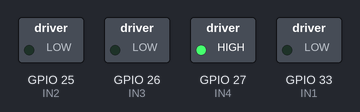
Bench run of a program on a simulated ESP32. On the bench: switched loads named in the program (green lamp = pin HIGH).

Above: at 0.1 s.
Timing chart, 0 to 1.6 s (numbered marks = the images above):
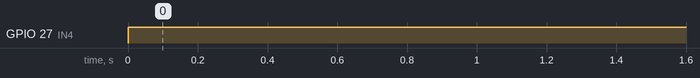

Measured:
- by itself, GPIO 27 (IN4): LOW → HIGH at 0.00 s

The program:

main.cpp
```cpp
#include <Arduino.h> // Incluye la biblioteca principal de Arduino

// Definición de pines para el controlador del motor
#define IN1 33      // Entrada IN1 del controlador del motor
#define IN2 25      // Entrada IN2 del controlador del motor
#define IN3 26      // Entrada IN3 del controlador del motor
#define IN4 27      // Entrada IN4 del controlador del motor

// Definición de pines para los sensores
#define S1  36      // Sensor 1
#define S2  39      // Sensor 2
#define S3  34      // Sensor 3
#define S4  35      // Sensor 4
#define S5  32      // Sensor 5

void setup() {
  // Configuración inicial que se ejecuta una vez al inicio
  Serial.begin(115200); // Inicializa la comunicación serial a 115200 baudios

  // Configura los pines del controlador del motor como salidas
  pinMode(IN1, OUTPUT);
  pinMode(IN2, OUTPUT);
  pinMode(IN3, OUTPUT);
  pinMode(IN4, OUTPUT);

  // Configura los pines de los sensores como entradas
  pinMode(S1, INPUT);
  pinMode(S2, INPUT);
  pinMode(S3, INPUT);
  pinMode(S4, INPUT);
  pinMode(S5, INPUT);
}

void loop() {
  digitalWrite(IN1, LOW); // Activa el motor en la dirección 1
  digitalWrite(IN2, LOW);  // Desactiva el motor en la dirección 2
  digitalWrite(IN3, LOW); // Activa el motor en la dirección 3
  digitalWrite(IN4, HIGH);  // Desactiva el motor en la dirección 4


}
```
